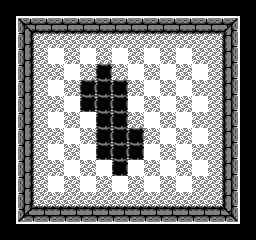

This game map was drawn from its Tiled (.tmx) file and the tilesets committed beside it. A one-line description and the full map source follow:
An orthogonal 16x15 tile map with 16x16 px tiles, 1 tile layer (Tile Layer 1).

<map version="1.2" tiledversion="1.2.3" orientation="orthogonal" renderorder="right-down" width="16" height="15" tilewidth="16" tileheight="16" infinite="0" nextlayerid="3" nextobjectid="1">
 <tileset firstgid="1" source="../tiles/Hello NES Tiles.tsx" />
 <layer id="2" name="Tile Layer 1" width="16" height="15">
  <data encoding="csv">
32,32,32,32,32,32,32,32,32,32,32,32,32,32,32,32,
32,1,2,2,2,2,2,2,2,2,2,2,2,2,3,32,
32,6,14,15,15,15,15,15,15,15,15,15,15,16,8,32,
32,6,20,7,21,7,21,7,21,7,21,7,21,22,8,32,
32,6,20,21,7,21,24,21,7,21,7,21,7,22,8,32,
32,6,20,7,21,24,24,24,21,7,21,7,21,22,8,32,
32,6,20,21,7,24,24,24,7,21,7,21,7,22,8,32,
32,6,20,7,21,7,24,24,21,7,21,7,21,22,8,32,
32,6,20,21,7,21,24,24,24,21,7,21,7,22,8,32,
32,6,20,7,21,7,24,24,24,7,21,7,21,22,8,32,
32,6,20,21,7,21,7,24,7,21,7,21,7,22,8,32,
32,6,20,7,21,7,21,7,21,7,21,7,21,22,8,32,
32,6,26,27,27,27,27,27,27,27,27,27,27,28,8,32,
32,11,12,12,12,12,12,12,12,12,12,12,12,12,13,32,
32,32,32,32,32,32,32,32,32,32,32,32,32,32,32,32
</data>
 </layer>
</map>
